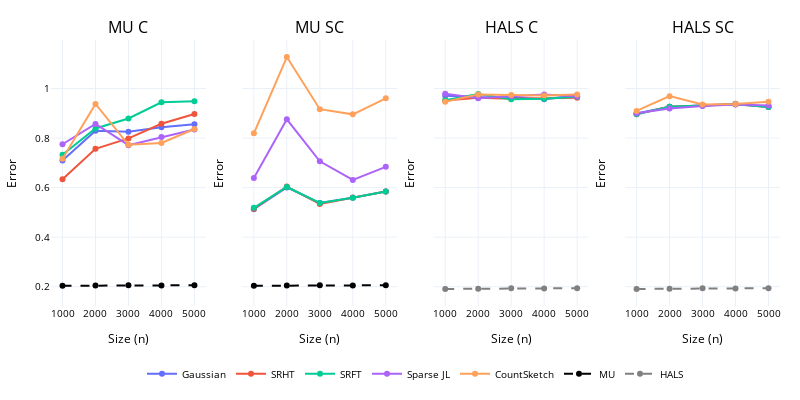

The code cell stored with this chart in its notebook:
### Markdown cell above
*i) dense*

### Code cell
dense = stats[(stats['Density'] == 'sparse') & (stats['Projection Type'] != '')]

fig = make_subplots(rows = 1,cols = 4,shared_xaxes = True,shared_yaxes=True,subplot_titles=dense['Method'].unique())


for i, method in enumerate(dense['Method'].unique()):
    for j, projection in enumerate(dense['Projection Type'].unique()):
        _df = dense[(dense['Method'] == method) & (dense['Projection Type'] == projection)]
        fig.add_trace(
            go.Scatter(
                x = _df['Size'],
                y = _df['Errors'],
                name = names[projection],
                legendgroup=projection,  # Group by projection type
                line_color=method_colors[projection],  # Color by projection
                showlegend = (i == 0),
            ),
            row = 1, col = i + 1,
            
        )

mu_dense = stats[(stats['Method'] == 'MU') & (stats['Density'] == "dense")]

for i in range(2):
    fig.add_trace(
        go.Scatter(
            x = mu_dense['Size'],
            y = mu_dense['Errors'],
            name = 'MU',
            showlegend = (i == 0),
            line = dict(color='black',dash='dash'),
            legendgroup = 'MU'
        ),
        row = 1,col= i+1
    )


hals_dense = stats[(stats['Method'] == 'HALS') & (stats['Density'] == "dense")]
for i in range(2,4):
    fig.add_trace(
        go.Scatter(
            x = hals_dense['Size'],
            y = hals_dense['Errors'],
            name = 'HALS',
            showlegend = (i == 2),
            line = dict(color='grey',dash='dash'),
            legendgroup = 'HALS'
        ),
        row = 1,col= i+1
    )


fig.update_layout(
    xaxis1_title = 'Size (n)',
    yaxis1_title = 'Error',
    xaxis2_title = 'Size (n)',
    yaxis2_title = 'Error',
    xaxis3_title = 'Size (n)',
    yaxis3_title = 'Error',
    xaxis4_title = 'Size (n)',
    yaxis4_title = 'Error',
    template = 'plotly_white',
    legend=dict(
        orientation="h",  # horizontal
        y=-0.2,           # move legend below the plot
        x=0.5,
        xanchor="center",
        yanchor="top"
    ),
    font=dict(
        size=10,color='black'
    ),
    margin=dict(
        l=20,  # left margin
        r=20,  # right margin
        t=40,  # top margin
        b=40   # bottom margin
    ), 
    width = 800,
    height = 400
)
fig.show()

### Figure 1 — Plotly figure (JSON) as saved in the notebook; plotly's stock layout.template omitted (floating-point values rounded to 4 significant figures)
{"data": [{"legendgroup": "gaussian", "line": {"color": "#636EFA"}, "name": "Gaussian", "showlegend": true, "type": "scatter", "x": [1000, 2000, 3000, 4000, 5000], "xaxis": "x", "y": [0.7091, 0.8295, 0.8259, 0.8433, 0.856], "yaxis": "y"}, {"legendgroup": "srht", "line": {"color": "#EF553B"}, "name": "SRHT", "showlegend": true, "type": "scatter", "x": [1000, 2000, 3000, 4000, 5000], "xaxis": "x", "y": [0.6337, 0.7568, 0.7986, 0.858, 0.8971], "yaxis": "y"}, {"legendgroup": "srft", "line": {"color": "#00CC96"}, "name": "SRFT", "showlegend": true, "type": "scatter", "x": [1000, 2000, 3000, 4000, 5000], "xaxis": "x", "y": [0.7331, 0.839, 0.8793, 0.9444, 0.9489], "yaxis": "y"}, {"legendgroup": "sparse-jl", "line": {"color": "#AB63FA"}, "name": "Sparse JL", "showlegend": true, "type": "scatter", "x": [1000, 2000, 3000, 4000, 5000], "xaxis": "x", "y": [0.7752, 0.8568, 0.7713, 0.8041, 0.8345], "yaxis": "y"}, {"legendgroup": "count-sketch", "line": {"color": "#FFA15A"}, "name": "CountSketch", "showlegend": true, "type": "scatter", "x": [1000, 2000, 3000, 4000, 5000], "xaxis": "x", "y": [0.7164, 0.938, 0.7729, 0.7806, 0.8368], "yaxis": "y"}, {"legendgroup": "gaussian", "line": {"color": "#636EFA"}, "name": "Gaussian", "showlegend": false, "type": "scatter", "x": [1000, 2000, 3000, 4000, 5000], "xaxis": "x2", "y": [0.5126, 0.6009, 0.5377, 0.5596, 0.5846], "yaxis": "y2"}, {"legendgroup": "srht", "line": {"color": "#EF553B"}, "name": "SRHT", "showlegend": false, "type": "scatter", "x": [1000, 2000, 3000, 4000, 5000], "xaxis": "x2", "y": [0.5151, 0.6044, 0.5343, 0.5597, 0.5846], "yaxis": "y2"}, {"legendgroup": "srft", "line": {"color": "#00CC96"}, "name": "SRFT", "showlegend": false, "type": "scatter", "x": [1000, 2000, 3000, 4000, 5000], "xaxis": "x2", "y": [0.5185, 0.6025, 0.5383, 0.5596, 0.5846], "yaxis": "y2"}, {"legendgroup": "sparse-jl", "line": {"color": "#AB63FA"}, "name": "Sparse JL", "showlegend": false, "type": "scatter", "x": [1000, 2000, 3000, 4000, 5000], "xaxis": "x2", "y": [0.639, 0.8757, 0.7061, 0.631, 0.6839], "yaxis": "y2"}, {"legendgroup": "count-sketch", "line": {"color": "#FFA15A"}, "name": "CountSketch", "showlegend": false, "type": "scatter", "x": [1000, 2000, 3000, 4000, 5000], "xaxis": "x2", "y": [0.8192, 1.127, 0.9167, 0.8958, 0.9607], "yaxis": "y2"}, {"legendgroup": "gaussian", "line": {"color": "#636EFA"}, "name": "Gaussian", "showlegend": false, "type": "scatter", "x": [1000, 2000, 3000, 4000, 5000], "xaxis": "x3", "y": [0.9708, 0.9663, 0.9653, 0.9572, 0.9715], "yaxis": "y3"}, {"legendgroup": "srht", "line": {"color": "#EF553B"}, "name": "SRHT", "showlegend": false, "type": "scatter", "x": [1000, 2000, 3000, 4000, 5000], "xaxis": "x3", "y": [0.9518, 0.9633, 0.9588, 0.962, 0.9631], "yaxis": "y3"}, {"legendgroup": "srft", "line": {"color": "#00CC96"}, "name": "SRFT", "showlegend": false, "type": "scatter", "x": [1000, 2000, 3000, 4000, 5000], "xaxis": "x3", "y": [0.9532, 0.9776, 0.9567, 0.9586, 0.9666], "yaxis": "y3"}, {"legendgroup": "sparse-jl", "line": {"color": "#AB63FA"}, "name": "Sparse JL", "showlegend": false, "type": "scatter", "x": [1000, 2000, 3000, 4000, 5000], "xaxis": "x3", "y": [0.9794, 0.9608, 0.9686, 0.9756, 0.9683], "yaxis": "y3"}, {"legendgroup": "count-sketch", "line": {"color": "#FFA15A"}, "name": "CountSketch", "showlegend": false, "type": "scatter", "x": [1000, 2000, 3000, 4000, 5000], "xaxis": "x3", "y": [0.9469, 0.9761, 0.974, 0.9719, 0.976], "yaxis": "y3"}, {"legendgroup": "gaussian", "line": {"color": "#636EFA"}, "name": "Gaussian", "showlegend": false, "type": "scatter", "x": [1000, 2000, 3000, 4000, 5000], "xaxis": "x4", "y": [0.8996, 0.927, 0.9313, 0.9391, 0.9254], "yaxis": "y4"}, {"legendgroup": "srht", "line": {"color": "#EF553B"}, "name": "SRHT", "showlegend": false, "type": "scatter", "x": [1000, 2000, 3000, 4000, 5000], "xaxis": "x4", "y": [0.8964, 0.927, 0.9313, 0.9365, 0.9254], "yaxis": "y4"}, {"legendgroup": "srft", "line": {"color": "#00CC96"}, "name": "SRFT", "showlegend": false, "type": "scatter", "x": [1000, 2000, 3000, 4000, 5000], "xaxis": "x4", "y": [0.8964, 0.927, 0.9313, 0.9365, 0.9254], "yaxis": "y4"}, {"legendgroup": "sparse-jl", "line": {"color": "#AB63FA"}, "name": "Sparse JL", "showlegend": false, "type": "scatter", "x": [1000, 2000, 3000, 4000, 5000], "xaxis": "x4", "y": [0.9007, 0.9196, 0.9298, 0.9356, 0.9318], "yaxis": "y4"}, {"legendgroup": "count-sketch", "line": {"color": "#FFA15A"}, "name": "CountSketch", "showlegend": false, "type": "scatter", "x": [1000, 2000, 3000, 4000, 5000], "xaxis": "x4", "y": [0.9095, 0.9694, 0.9354, 0.9378, 0.9471], "yaxis": "y4"}, {"legendgroup": "MU", "line": {"color": "black", "dash": "dash"}, "name": "MU", "showlegend": true, "type": "scatter", "x": [1000, 2000, 3000, 4000, 5000], "xaxis": "x", "y": [0.2037, 0.2044, 0.2055, 0.2047, 0.2058], "yaxis": "y"}, {"legendgroup": "MU", "line": {"color": "black", "dash": "dash"}, "name": "MU", "showlegend": false, "type": "scatter", "x": [1000, 2000, 3000, 4000, 5000], "xaxis": "x2", "y": [0.2037, 0.2044, 0.2055, 0.2047, 0.2058], "yaxis": "y2"}, {"legendgroup": "HALS", "line": {"color": "grey", "dash": "dash"}, "name": "HALS", "showlegend": true, "type": "scatter", "x": [1000, 2000, 3000, 4000, 5000], "xaxis": "x3", "y": [0.1909, 0.1922, 0.1933, 0.1926, 0.1937], "yaxis": "y3"}, {"legendgroup": "HALS", "line": {"color": "grey", "dash": "dash"}, "name": "HALS", "showlegend": false, "type": "scatter", "x": [1000, 2000, 3000, 4000, 5000], "xaxis": "x4", "y": [0.1909, 0.1922, 0.1933, 0.1926, 0.1937], "yaxis": "y4"}], "layout": {"annotations": [{"font": {"size": 16}, "showarrow": false, "text": "MU C", "x": 0.1062, "xanchor": "center", "xref": "paper", "y": 1, "yanchor": "bottom", "yref": "paper"}, {"font": {"size": 16}, "showarrow": false, "text": "MU SC", "x": 0.3688, "xanchor": "center", "xref": "paper", "y": 1, "yanchor": "bottom", "yref": "paper"}, {"font": {"size": 16}, "showarrow": false, "text": "HALS C", "x": 0.6313, "xanchor": "center", "xref": "paper", "y": 1, "yanchor": "bottom", "yref": "paper"}, {"font": {"size": 16}, "showarrow": false, "text": "HALS SC", "x": 0.8938, "xanchor": "center", "xref": "paper", "y": 1, "yanchor": "bottom", "yref": "paper"}], "font": {"color": "black", "size": 10}, "height": 400, "legend": {"orientation": "h", "x": 0.5, "xanchor": "center", "y": -0.2, "yanchor": "top"}, "margin": {"b": 40, "l": 20, "r": 20, "t": 40}, "width": 800, "xaxis": {"anchor": "y", "domain": [0, 0.2125], "title": {"text": "Size (n)"}}, "xaxis2": {"anchor": "y2", "domain": [0.2625, 0.475], "title": {"text": "Size (n)"}}, "xaxis3": {"anchor": "y3", "domain": [0.525, 0.7375], "title": {"text": "Size (n)"}}, "xaxis4": {"anchor": "y4", "domain": [0.7875, 1], "title": {"text": "Size (n)"}}, "yaxis": {"anchor": "x", "domain": [0, 1], "title": {"text": "Error"}}, "yaxis2": {"anchor": "x2", "domain": [0, 1], "matches": "y", "showticklabels": false, "title": {"text": "Error"}}, "yaxis3": {"anchor": "x3", "domain": [0, 1], "matches": "y", "showticklabels": false, "title": {"text": "Error"}}, "yaxis4": {"anchor": "x4", "domain": [0, 1], "matches": "y", "showticklabels": false, "title": {"text": "Error"}}}}
